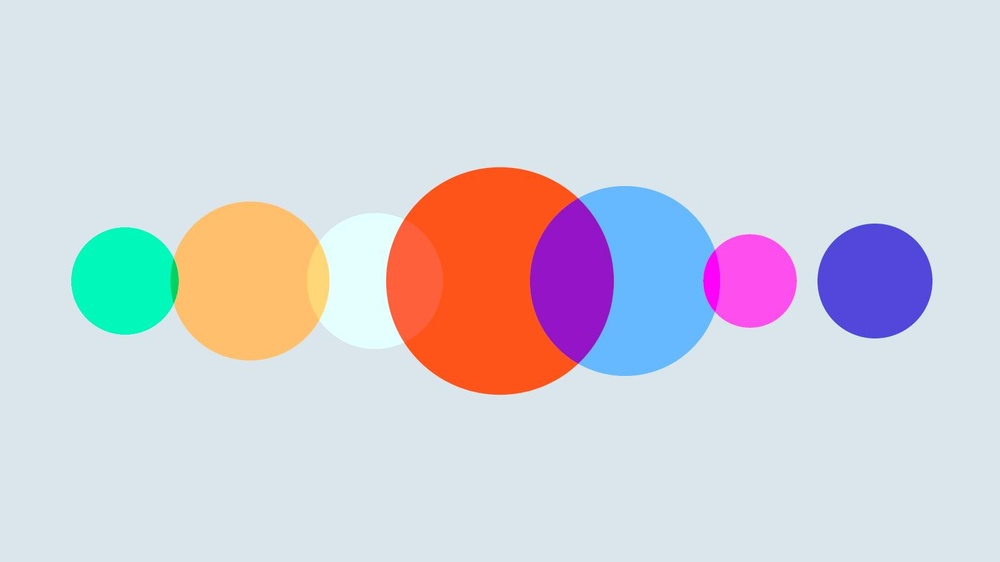
#> input picture circles-r2.jpg, 1000 x 562 px, shrunk from 1600 x 900 before the run
$ jupyter execute circles.ipynb
#> lines starting #> are read from the running program, lines starting #| are printed output that depends on the picture
[cell 1]
import matplotlib.pyplot as plt
import numpy as np
from math import sqrt
from PIL import Image, ImageFilter, ImageDraw
from PIL.ImageFilter import (
   BLUR, CONTOUR, DETAIL, EDGE_ENHANCE, EDGE_ENHANCE_MORE,
   EMBOSS, FIND_EDGES, SMOOTH, SMOOTH_MORE, SHARPEN
)

[cell 2]
img = Image.open("circles-r2.jpg")
#> img is the input picture: PIL image 1000x562 RGB; mean R, G, B 211.7, 211.4, 219.3
pixels = img.load()
width, height = img.width, img.height
#> width = 1000; height = 562

[cell 3]
output = Image.new("RGB", img.size)
#> output: PIL image 1000x562 RGB; every value is 0
draw = ImageDraw.Draw(output)

[cell 4]
intensity = np.zeros((width, height))
for x in range(width):
    for y in range(height):
        intensity[x, y] = sum(pixels[x, y]) / 2
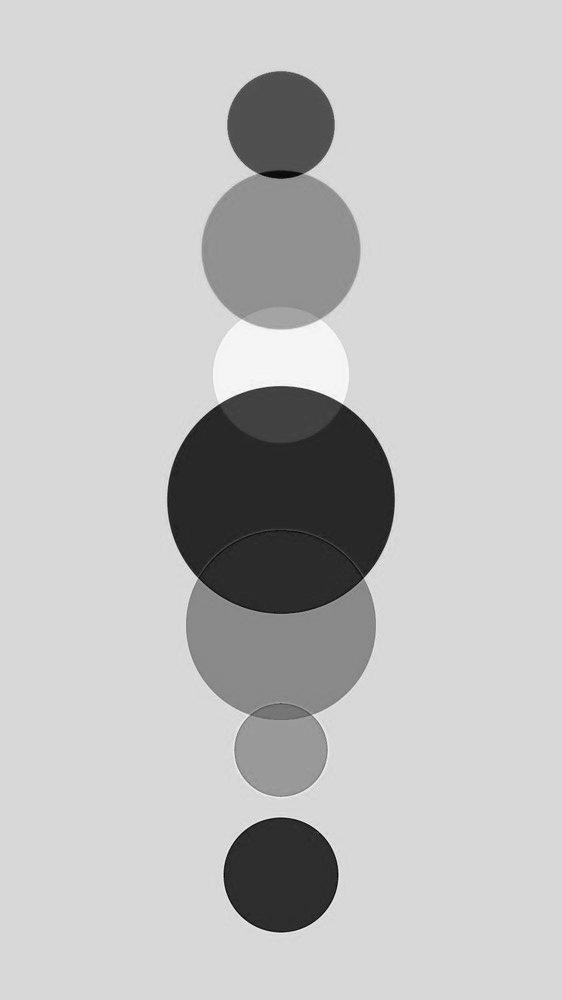
#> intensity: shape (1000, 562) float64; min 144, max 378, mean 321.2; drawn with min black and max white

[cell 5]
for x in range(1, img.width - 1):
    for y in range(1, img.height - 1):
        magx = intensity[x + 1, y] - intensity[x - 1, y]
        magy = intensity[x, y + 1] - intensity[x, y - 1]
        color = int(sqrt(magx**2 + magy**2))
        draw.point((x, y), (color, color, color))

plt.imshow(output, cmap='gray')
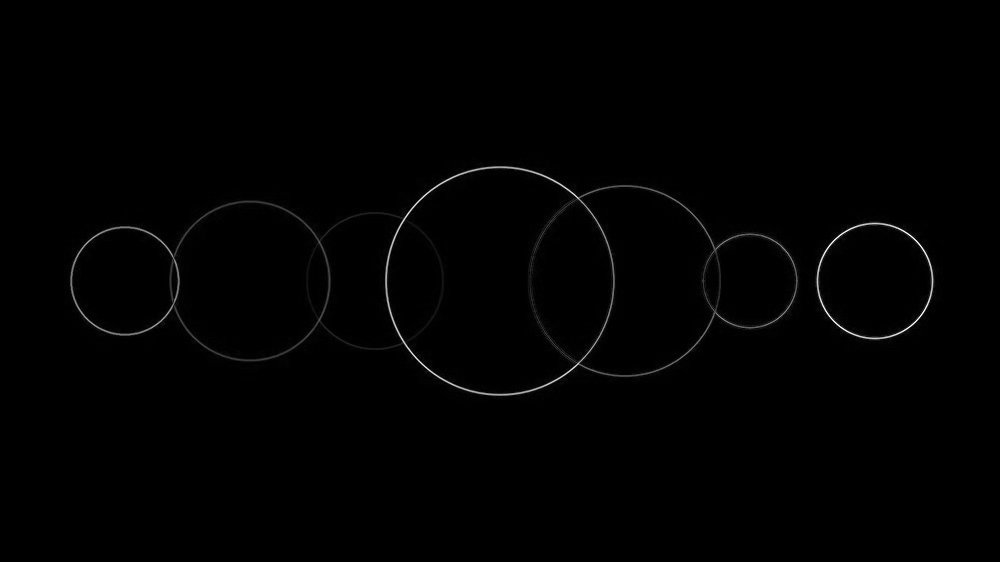
#> shown: shape (562, 1000, 3); min 0, max 255, mean 1.4
